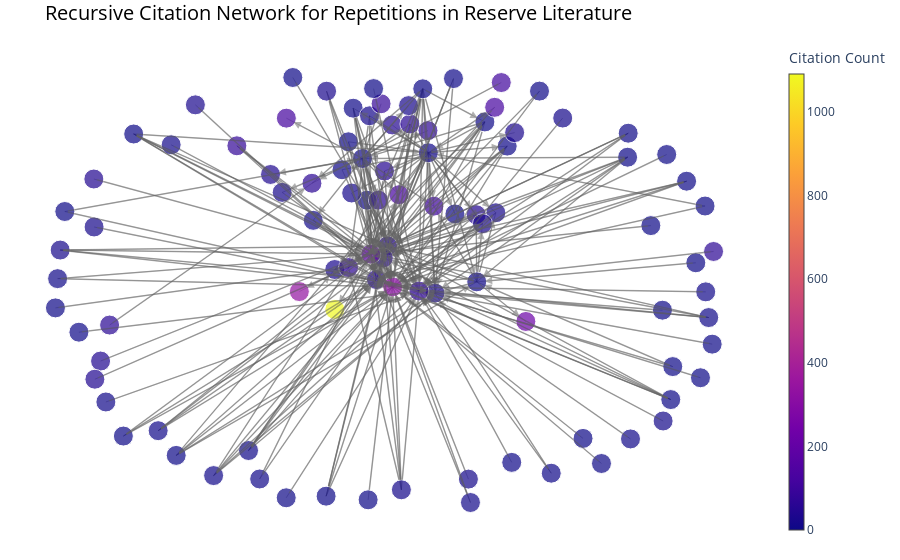

Write notebook code for a chart like this one.
### Code cell
# Compute layout
pos = nx.spring_layout(G, k=0.3, seed=42)

# Create directional edge annotations (arrows)
# Reversed: arrow points FROM source TO citing paper
edge_annotations = []
for edge in G.edges():
    x0, y0 = pos[edge[0]]
    x1, y1 = pos[edge[1]]
    
    # Swap x0,y0 and x1,y1 to reverse arrow direction
    edge_annotations.append(
        dict(
            x=x0,  # arrow points to x0 (source)
            y=y0,  # arrow points to y0 (source)
            ax=x1,  # arrow comes from x1 (citing paper)
            ay=y1,  # arrow comes from y1 (citing paper)
            xref='x',
            yref='y',
            axref='x',
            ayref='y',
            showarrow=True,
            arrowhead=2,
            arrowsize=1,
            arrowwidth=1.5,
            arrowcolor='rgba(100,100,100,0.5)',
            standoff=8
        )
    )

# Extract edge coordinates for lines
edge_x = []
edge_y = []
for edge in G.edges():
    x0, y0 = pos[edge[0]]
    x1, y1 = pos[edge[1]]
    edge_x += [x0, x1, None]
    edge_y += [y0, y1, None]

edge_trace = go.Scatter(
    x=edge_x, y=edge_y,
    line=dict(width=1, color='rgba(100,100,100,0.4)'),
    hoverinfo='none',
    mode='lines'
)

# Extract node coordinates and info
node_x = []
node_y = []
node_size = []
node_color = []
hover_text = []

def wrap_title(title, max_length=50):
    """Wrap title text with line breaks for long titles"""
    if len(title) <= max_length:
        return title
    
    words = title.split()
    lines = []
    current_line = []
    current_length = 0
    
    for word in words:
        if current_length + len(word) + 1 <= max_length:
            current_line.append(word)
            current_length += len(word) + 1
        else:
            if current_line:
                lines.append(' '.join(current_line))
            current_line = [word]
            current_length = len(word)
    
    if current_line:
        lines.append(' '.join(current_line))
    
    return '<br>'.join(lines)

for node in G.nodes():
    x, y = pos[node]
    node_x.append(x)
    node_y.append(y)
    citation_count = G.nodes[node].get('citationCount', 0)
    title = G.nodes[node].get('title', 'Unknown Paper')
    
    # Wrap long titles
    wrapped_title = wrap_title(title, max_length=50)
    
    node_size.append(20)  # fixed node size
    node_color.append(citation_count)  # color by citation count
    hover_text.append(f"<b>{wrapped_title}</b><br>Citations: {citation_count}")

node_trace = go.Scatter(
    x=node_x, y=node_y,
    mode='markers',
    hoverinfo='text',
    text=hover_text,
    marker=dict(
        showscale=True,
        colorscale='Plasma',
        color=node_color,
        size=node_size,
        colorbar=dict(
            thickness=15,
            title=dict(text='Citation Count')
        ),
        line=dict(width=1, color='white')
    )
)

fig = go.Figure(
    data=[edge_trace, node_trace],
    layout=go.Layout(
        title=dict(
            text="Recursive Citation Network for Repetitions in Reserve Literature",
            font=dict(size=20, color='black')
        ),
        showlegend=False,
        hovermode='closest',
        margin=dict(b=20, l=5, r=5, t=40),
        
        xaxis=dict(showgrid=False, zeroline=False, showticklabels=False),
        yaxis=dict(showgrid=False, zeroline=False, showticklabels=False),
        plot_bgcolor='white',
        paper_bgcolor='white',
        annotations=edge_annotations
    )
)

fig.show()
